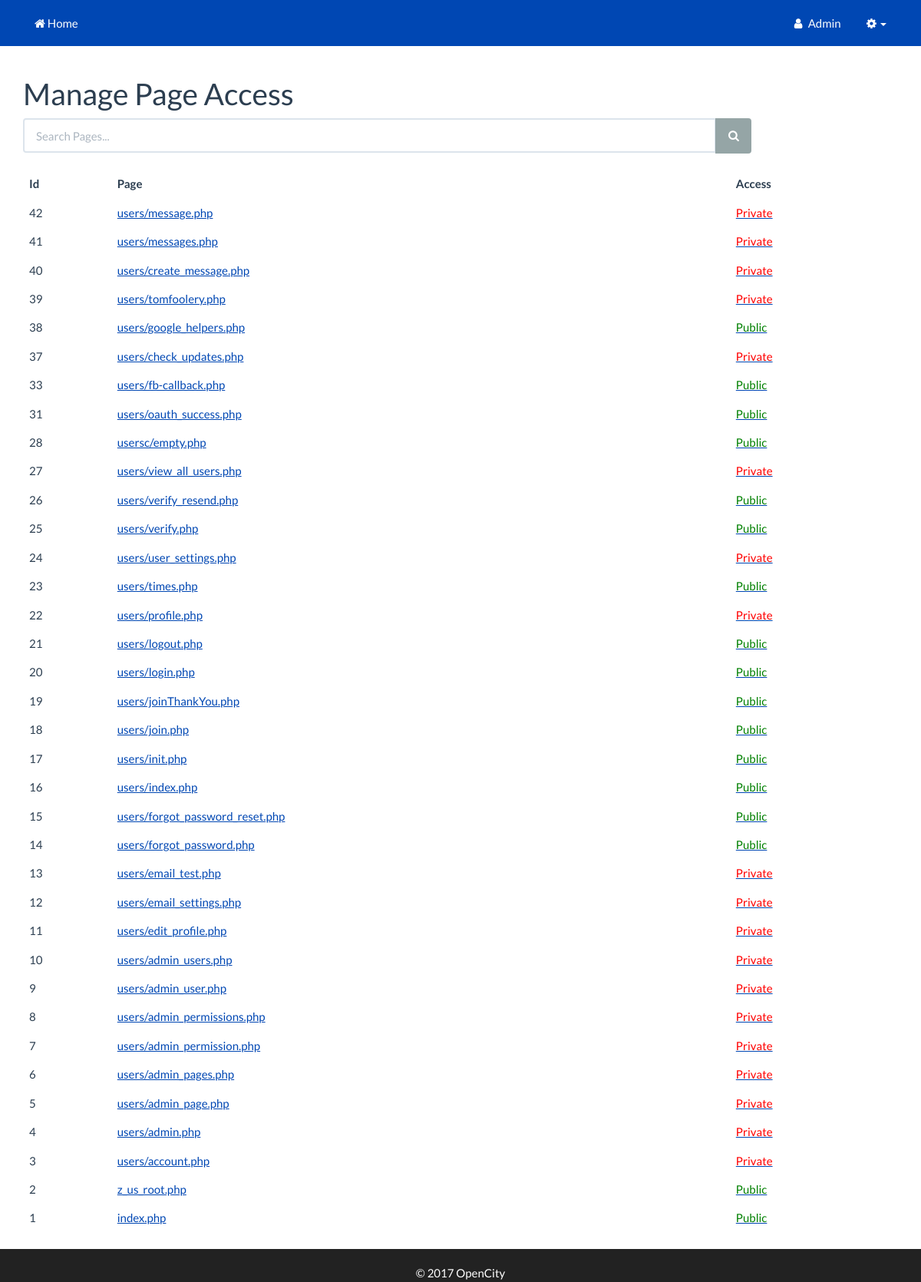
Screenshot of /buSmilesService/users/admin_pages.php (signed in) with the database file from the repository.
### tables this page shows
CREATE TABLE `users` (
  `id` int(11) NOT NULL,
  `email` varchar(155) NOT NULL,
  `username` varchar(255) NOT NULL,
  `password` varchar(255) NOT NULL,
  `fname` varchar(255) NOT NULL,
  `lname` varchar(255) NOT NULL,
  `permissions` int(11) NOT NULL,
  `logins` int(100) NOT NULL,
  `account_owner` tinyint(4) NOT NULL DEFAULT '0',
  `account_id` int(11) NOT NULL DEFAULT '0',
  `company` varchar(255) NOT NULL,
  `stripe_cust_id` varchar(255) NOT NULL,
  `billing_phone` varchar(20) NOT NULL,
  `billing_srt1` varchar(255) NOT NULL,
  `billing_srt2` varchar(255) NOT NULL,
  `billing_city` varchar(255) NOT NULL,
  `billing_state` varchar(255) NOT NULL,
  `billing_zip_code` varchar(255) NOT NULL,
  `join_date` datetime NOT NULL,
  `last_login` datetime NOT NULL,
  `email_verified` tinyint(4) NOT NULL DEFAULT '0',
  `vericode` varchar(15) NOT NULL,
  `title` varchar(100) NOT NULL,
  `active` int(1) NOT NULL,
  `custom1` varchar(255) NOT NULL,
  `custom2` varchar(255) NOT NULL,
  `custom3` varchar(255) NOT NULL,
  `custom4` varchar(255) NOT NULL,
  `custom5` varchar(255) NOT NULL,
  `oauth_provider` varchar(255) NOT NULL,
  `oauth_uid` varchar(255) NOT NULL,
  `gender` varchar(10) NOT NULL,
  `locale` varchar(10) NOT NULL,
  `gpluslink` varchar(255) NOT NULL,
  `picture` varchar(255) NOT NULL,
  `created` datetime NOT NULL,
  `modified` datetime NOT NULL,
  `fb_uid` varchar(255) NOT NULL,
  `un_changed` int(1) NOT NULL
);

CREATE TABLE `pages` (
  `id` int(11) NOT NULL,
  `page` varchar(100) NOT NULL,
  `private` int(11) NOT NULL DEFAULT '0'
);

### buSmilesService/users/classes/Config.php (called while the page is built)
<?php
class Config {
	public static function get($path = null){
		if($path){
			$config = $GLOBALS['config'];
			$path = explode('/', $path);
			foreach ($path as $bit) {
				if(isset($config[$bit])){
					$config = $config[$bit];
				} else {
					return false;
				}
			}
			return $config;
		}
		return false;
	}
}

### buSmilesService/users/classes/DB.php (called while the page is built, shortened)
<?php
class DB {
	private static $_instance = null;
	private $_pdo, $_query, $_error = false, $_results, $_resultsArray, $_count = 0, $_lastId, $_queryCount=0;
	private function __construct(){
		try{
			$this->_pdo = new PDO('mysql:host=' .
				Config::get('mysql/host') .';dbname='.
				Config::get('mysql/db'),
				Config::get('mysql/username'),
				Config::get('mysql/password'),
				array(PDO::MYSQL_ATTR_INIT_COMMAND => "SET SESSION sql_mode = ''"));
		} catch(PDOException $e){
			die($e->getMessage());
		}
	}
	public static function getInstance(){
		if (!isset(self::$_instance)) {
			self::$_instance = new DB();
		}
		return self::$_instance;
	}
	public function query($sql, $params = array()){
		$this->_error = false;
		if ($this->_query = $this->_pdo->prepare($sql)) {
			$x = 1;
			if (count($params)) {
				foreach ($params as $param) {
					$this->_query->bindValue($x, $param);
					$x++;
				}
			}
			if ($this->_query->execute()) {
				$this->_results = $this->_query->fetchALL(PDO::FETCH_OBJ);
				$this->_count = $this->_query->rowCount();
			} else{
				$this->_error = true;
			}
		}
		return $this;
	}
	public function action($action, $table, $where = array()){
		$sql = "{$action} FROM {$table}";
		$value = '';
		if (count($where) === 3) {
			$operators = array('=', '>', '<', '>=', '<=');
			$field = $where[0];
			$operator = $where[1];
			$value = $where[2];
			if(in_array($operator, $operators)){
				$sql .= " WHERE {$field} {$operator} ?";
			}
		}
		if (!$this->query($sql, array($value))->error()) {
			return $this;
		}
		return false;
	}
	public function get($table, $where){
		return $this->action('SELECT *', $table, $where);
	}
	public function results($assoc = false){
		return $this->_results;
	}
	public function first(){
		return $this->results()[0];
	}
	public function count(){
		return $this->_count;
	}
	public function error(){
		return $this->_error;
	}
}

### buSmilesService/users/classes/User.php (called while the page is built, shortened)
<?php
class User {
	private $_db, $_data, $_sessionName, $_isLoggedIn, $_cookieName;
	public function __construct($user = null){
		$this->_db = DB::getInstance();
		$this->_sessionName = Config::get('session/session_name');
		if (!$user) {
			if (Session::exists($this->_sessionName)) {
				$user = Session::get($this->_sessionName);
				if ($this->find($user)) {
					$this->_isLoggedIn = true;
				} else {
				}
			}
		} else {
			$this->find($user);
		}
	}
	public function find($user = null){
		if ($user) {
			if(is_numeric($user)){
				$field = 'id';
			}elseif(!filter_var($user, FILTER_VALIDATE_EMAIL) === false){
				$field = 'email';
			}else{
				$field = 'username';
			}
			$data = $this->_db->get('users', array($field, '=', $user));
			if ($data->count()) {
				$this->_data = $data->first();
				if($this->data()->account_id == 0 && $this->data()->account_owner == 1){
					$this->_data->account_id = $this->_data->id;
				}
				return true;
			}
		}
		return false;
	}
	public function data(){
		return $this->_data;
	}
	public function isLoggedIn(){
		return $this->_isLoggedIn;
	}
}

### buSmilesService/users/classes/Session.php (called while the page is built, shortened)
<?php
class Session {
	public static function exists($name){
		return (isset($_SESSION[$name])) ? true : false;
	}
	public static function get($name){
		return $_SESSION[$name];
	}
}

### buSmilesService/users/init.php (called while the page is built, shortened)
<?php
$abs_us_root=$_SERVER['DOCUMENT_ROOT'];
$self_path=explode("/", $_SERVER['PHP_SELF']);
$self_path_length=count($self_path);
for($i = 1; $i < $self_path_length; $i++){
	array_splice($self_path, $self_path_length-$i, $i);
	$us_url_root=implode("/",$self_path)."/";
	if (file_exists($abs_us_root.$us_url_root.'z_us_root.php')){
		break;
	}else{
		$file_found=FALSE;
	}
}
require_once $abs_us_root.$us_url_root.'users/helpers/helpers.php';
require_once $abs_us_root.$us_url_root.'users/classes/Config.php';
require_once $abs_us_root.$us_url_root.'users/classes/DB.php';
require_once $abs_us_root.$us_url_root.'users/classes/Session.php';
require_once $abs_us_root.$us_url_root.'users/classes/User.php';
$user = new User();

### buSmilesService/users/helpers/us_helpers.php (called while the page is built, shortened)
<?php
function fetchAllPages() {
	$db = DB::getInstance();
	$query = $db->query("SELECT id, page, private FROM pages ORDER BY id DESC");
	$pages = $query->results();
	if (isset($row)){
		return ($row);
	}else{
		return $pages;
	}
}

### buSmilesService/users/admin_pages.php (the view, shortened to what this page needs)
<?php require_once 'init.php'; ?>
<?php require_once $abs_us_root.$us_url_root.'users/includes/header.php'; ?>
<?php require_once $abs_us_root.$us_url_root.'users/includes/navigation.php'; ?>
<?php
$dbpages = fetchAllPages();
?>
<div id="page-wrapper">
	<div class="container">
		<div class="row">
			<div class="col-xs-12">
				<h1>Manage Page Access</h1>
				<div class="input-group col-sm-10">
					<input class="form-control" id="system-search" name="q" placeholder="Search Pages..." required>
					<span class="input-group-btn">
						<button type="submit" class="btn btn-default"><i class="fa fa-search"></i></button>
					</span>
				</div>
				<br>
				<table class='table table-hover table-list-search'>
					<th>Id</th><th>Page</th><th>Access</th>
					<?php
					$count=0;
					foreach ($dbpages as $page){
						?>
						<tr><td><?=$dbpages[$count]->id?></td>
							<td><a href ='admin_page.php?id=<?=$dbpages[$count]->id?>'><?=$dbpages[$count]->page?></a></td>
							<td>
								<a href ='admin_page.php?id=<?=$dbpages[$count]->id?>'>
									<?php
									if($dbpages[$count]->private == 0){
										echo "<font color='green'>Public</font>";
									}else {
										echo "<font color='red'>Private</font>";
									}
									?>
								</a>
							</td></tr>
							<?php
							$count++;
						}?>
					</table>
				</div>
			</div>
		</div>
	</div>
	<?php require_once $abs_us_root.$us_url_root.'users/includes/page_footer.php';  ?>
	<?php require_once $abs_us_root.$us_url_root.'users/includes/html_footer.php';  ?>

### buSmilesService/users/includes/navigation.php (shortened to what this page needs)
<div class="navbar navbar-fixed-top navbar-inverse" role="navigation">
	<div class="container">
		<div class="collapse navbar-collapse navbar-top-menu-collapse navbar-right">
			<ul class="nav navbar-nav ">
				<?php if($user->isLoggedIn()){ ?>
					<li><a href="<?=$us_url_root?>users/account.php"><i class="fa fa-fw fa-user"></i> <?php echo ucfirst($user->data()->username);?></a></li>
					<li class="dropdown hidden-xs"><a class="dropdown-toggle" href="#" data-toggle="dropdown"><i class="fa fa-fw fa-cog"></i><b class="caret"></b></a>
					</li>
				<?php }  ?>
			</ul>
		</div>
	<?php require_once $abs_us_root.$us_url_root.'usersc/includes/navigation.php';?>
	</div>
</div>

### buSmilesService/users/css/sb-admin.css (style rules this page uses)
body { margin-top: 50px; background-color: #222; }
@media (min-width:768px) { body { margin-top: 50px; } }
#page-wrapper { width: 100%; background-color: #fff; }
@media (min-width:768px) { #page-wrapper { padding-top: 30px; } }
.btn { width: 100%; }

### buSmilesService/usersc/includes/bootstrap_corrections.php (style rules this page uses)
@media screen and (min-width: 1200px) { body { padding-top: -80px !important; } }

### rows the page displays
users: username "Admin"
pages: id "42", page "users/message.php", private "Private"
pages: id "41", page "users/messages.php", private "Private"
pages: id "40", page "users/create_message.php", private "Private"
pages: id "39", page "users/tomfoolery.php", private "Private"
pages: id "38", page "users/google_helpers.php", private "Public"
pages: id "37", page "users/check_updates.php", private "Private"
pages: id "33", page "users/fb-callback.php", private "Public"
pages: id "31", page "users/oauth_success.php", private "Public"
pages: id "28", page "usersc/empty.php", private "Public"
pages: id "27", page "users/view_all_users.php", private "Private"
pages: id "26", page "users/verify_resend.php", private "Public"
pages: id "25", page "users/verify.php", private "Public"
pages: id "24", page "users/user_settings.php", private "Private"
pages: id "23", page "users/times.php", private "Public"
pages: id "22", page "users/profile.php", private "Private"
pages: id "21", page "users/logout.php", private "Public"
pages: id "20", page "users/login.php", private "Public"
pages: id "19", page "users/joinThankYou.php", private "Public"
pages: id "18", page "users/join.php", private "Public"
pages: id "17", page "users/init.php", private "Public"
pages: id "16", page "users/index.php", private "Public"
pages: id "15", page "users/forgot_password_reset.php", private "Public"
pages: id "14", page "users/forgot_password.php", private "Public"
pages: id "13", page "users/email_test.php", private "Private"
pages: id "12", page "users/email_settings.php", private "Private"
pages: id "11", page "users/edit_profile.php", private "Private"
pages: id "10", page "users/admin_users.php", private "Private"
pages: id "9", page "users/admin_user.php", private "Private"
pages: id "8", page "users/admin_permissions.php", private "Private"
pages: id "7", page "users/admin_permission.php", private "Private"
pages: id "6", page "users/admin_pages.php", private "Private"
pages: id "5", page "users/admin_page.php", private "Private"
pages: id "4", page "users/admin.php", private "Private"
pages: id "3", page "users/account.php", private "Private"
pages: id "2", page "z_us_root.php", private "Public"
pages: id "1", page "index.php", private "Public"

### other values shown
$copyright_message "2017 OpenCity"
